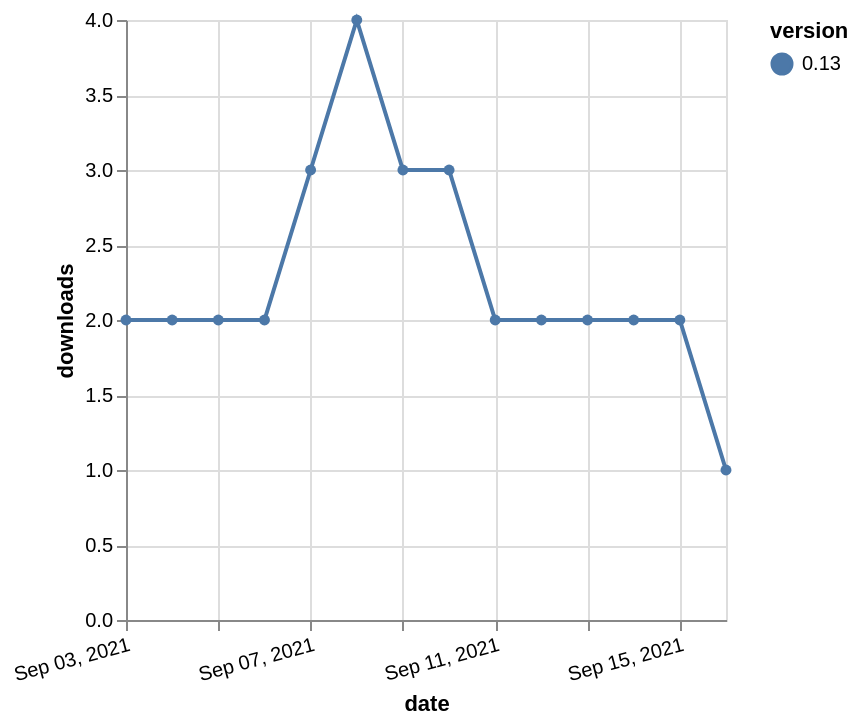

Specify this chart in Vega-Lite:
### Vega-Lite specification from a JSON file in a GitHub repository (floating-point values rounded to 4 significant figures)
{"$schema": "https://vega.github.io/schema/vega-lite/v5.json", "description": "A simple bar chart with embedded data.", "data": {"values": [{"date": "2021-09-03", "total": 2680, "delta": 2, "version": "0.13"}, {"date": "2021-09-04", "total": 2682, "delta": 2, "version": "0.13"}, {"date": "2021-09-05", "total": 2684, "delta": 2, "version": "0.13"}, {"date": "2021-09-06", "total": 2686, "delta": 2, "version": "0.13"}, {"date": "2021-09-07", "total": 2689, "delta": 3, "version": "0.13"}, {"date": "2021-09-08", "total": 2693, "delta": 4, "version": "0.13"}, {"date": "2021-09-09", "total": 2696, "delta": 3, "version": "0.13"}, {"date": "2021-09-10", "total": 2699, "delta": 3, "version": "0.13"}, {"date": "2021-09-11", "total": 2701, "delta": 2, "version": "0.13"}, {"date": "2021-09-12", "total": 2703, "delta": 2, "version": "0.13"}, {"date": "2021-09-13", "total": 2705, "delta": 2, "version": "0.13"}, {"date": "2021-09-14", "total": 2707, "delta": 2, "version": "0.13"}, {"date": "2021-09-15", "total": 2709, "delta": 2, "version": "0.13"}, {"date": "2021-09-16", "total": 2710, "delta": 1, "version": "0.13"}]}, "width": "container", "mark": {"type": "line", "point": {"filled": true}}, "encoding": {"x": {"field": "date", "type": "temporal", "timeUnit": "yearmonthdate", "title": "date", "axis": {"labelAngle": -15}}, "y": {"field": "delta", "type": "quantitative", "title": "downloads"}, "color": {"field": "version", "type": "nominal"}, "tooltip": {"field": "delta"}}}
